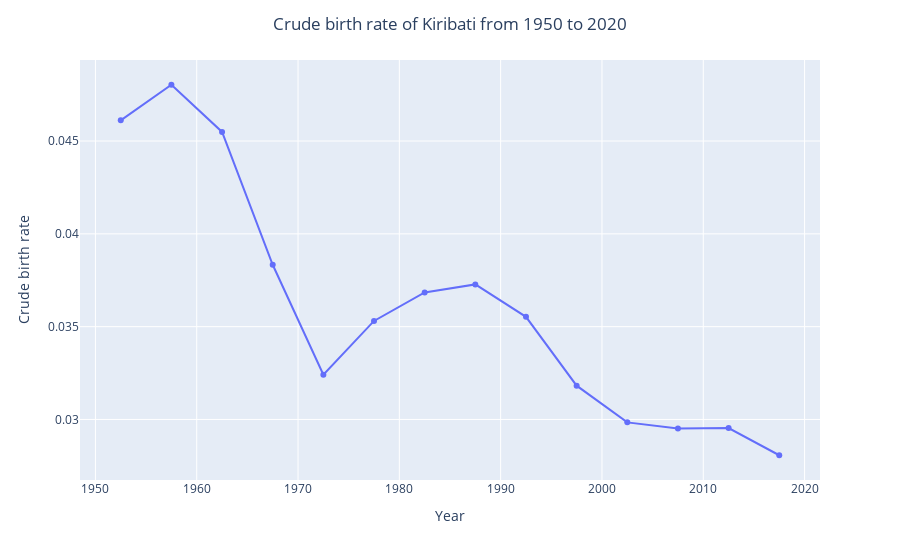

The code cell stored with this chart in its notebook:
### Markdown cell above
### Birth rate

### Code cell
#Query and visualize the crude birth rate from database
birth_rates, years = inputs.get_crude_birth_rate(iso3)
birth_rates = [b / 1000.0 for b in birth_rates]  # Birth rates are provided / 1000 population
birth_rates_series = pd.Series(birth_rates, index=years)
br_fig= px.line(birth_rates_series)
br_fig.update_traces(mode='markers+lines')
br_fig.update_layout(
    title="Crude birth rate of Kiribati from 1950 to 2020",
    title_x=0.5,
    xaxis_title="Year",
    yaxis_title="Crude birth rate",
    showlegend=False,
)

### Figure 1 — Plotly figure (JSON) as saved in the notebook; plotly's stock layout.template omitted (floating-point values rounded to 4 significant figures)
{"data": [{"hovertemplate": "variable=0<br>mean_year=%{x}<br>value=%{y}<extra></extra>", "legendgroup": "0", "line": {"color": "#636efa", "dash": "solid"}, "marker": {"symbol": "circle"}, "mode": "markers+lines", "name": "0", "orientation": "v", "showlegend": true, "type": "scatter", "x": [1952.0, 1958.0, 1962.0, 1968.0, 1972.0, 1978.0, 1982.0, 1988.0, 1992.0, 1998.0, 2002.0, 2008.0, 2012.0, 2018.0], "xaxis": "x", "y": [0.04611, 0.04803, 0.04549, 0.03833, 0.03241, 0.03531, 0.03684, 0.03728, 0.03553, 0.03182, 0.02984, 0.02951, 0.02953, 0.02807], "yaxis": "y"}], "layout": {"legend": {"title": {"text": "variable"}, "tracegroupgap": 0}, "margin": {"t": 60}, "showlegend": false, "title": {"text": "Crude birth rate of Kiribati from 1950 to 2020", "x": 0.5}, "xaxis": {"anchor": "y", "domain": [0, 1], "title": {"text": "Year"}}, "yaxis": {"anchor": "x", "domain": [0, 1], "title": {"text": "Crude birth rate"}}}}
